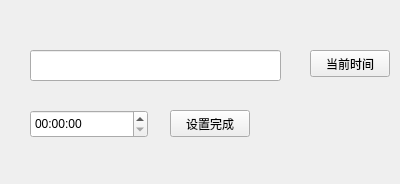
<?xml version="1.0" encoding="UTF-8"?>
<ui version="4.0">
 <class>alarmclock</class>
 <widget class="QWidget" name="alarmclock">
  <property name="geometry">
   <rect>
    <x>0</x>
    <y>0</y>
    <width>400</width>
    <height>184</height>
   </rect>
  </property>
  <property name="windowTitle">
   <string>Form</string>
  </property>
  <widget class="QPushButton" name="pushButton">
   <property name="geometry">
    <rect>
     <x>310</x>
     <y>50</y>
     <width>80</width>
     <height>27</height>
    </rect>
   </property>
   <property name="text">
    <string>当前时间</string>
   </property>
  </widget>
  <widget class="QTimeEdit" name="timeEdit">
   <property name="geometry">
    <rect>
     <x>30</x>
     <y>110</y>
     <width>118</width>
     <height>28</height>
    </rect>
   </property>
  </widget>
  <widget class="QLineEdit" name="lineEdit">
   <property name="geometry">
    <rect>
     <x>30</x>
     <y>50</y>
     <width>251</width>
     <height>31</height>
    </rect>
   </property>
  </widget>
  <widget class="QPushButton" name="pushButton_4">
   <property name="geometry">
    <rect>
     <x>170</x>
     <y>110</y>
     <width>80</width>
     <height>27</height>
    </rect>
   </property>
   <property name="text">
    <string>设置完成</string>
   </property>
  </widget>
 </widget>
 <resources/>
 <connections/>
</ui>
